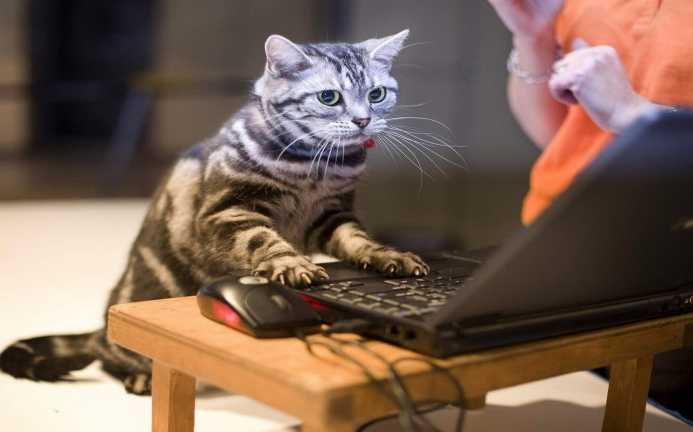
#> input picture cat.jpeg, 693 x 432 px
$ python clustering.py
#> lines starting #> are read from the running program, lines starting #| are printed output that depends on the picture
#> further down, image is the input picture: shape (432, 693, 3); mean B, G, R 83.4, 97.7, 120.9
import numpy as np
# from sklearn.cluster import SpectralClustering
import cv2
# [7 lines of commented-out code are left out]


def grid(image, grid_size=(10, 10)):
#> called with grid_size = (10, 10)
    h, w, _ = image.shape
#> h = 432; w = 693
    cell_h = h // grid_size[0]
#> cell_h = 43
    cell_w = w // grid_size[1]
#> cell_w = 69

    mosaic = np.zeros_like(image)

    for row in range(grid_size[0]):
        for col in range(grid_size[1]):
            y1, y2 = row * cell_h, (row + 1) * cell_h
            x1, x2 = col * cell_w, (col + 1) * cell_w

            cell = image[y1:y2, x1:x2]
            mean_color = cell.mean(axis=(0, 1)).astype(int)

            print(mean_color)

            # Fill the mosaic cell with the mean color
            mosaic[y1:y2, x1:x2] = mean_color
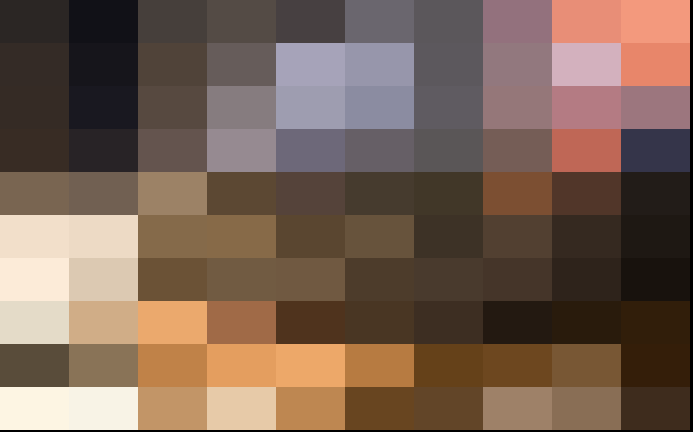
#> mosaic: shape (432, 693, 3); mean B, G, R 82.2, 96.4, 119.3

    cv2.imwrite('new_mosaic.jpg', mosaic)
    return mosaic

# [59 lines of commented-out code are left out]
image = cv2.imread("cat.jpeg")

mosaic = grid(image, (10, 10))

cv2.imshow("win", mosaic)
cv2.waitKey(0)

# cf = Cluster(mosaic)
# cf.to_hsv()
# cf.fit()
# cf.display()

# hsv_image = cv2.cvtColor(image, cv2.COLOR_BGR2HSV)
#
# centroids = np.array([
#     cf.hsv_values[cf.labels == k].mean(axis=0)
#     for k in np.unique(cf.labels)
# ])
#
# all_pixels = hsv_image.reshape(-1, 3)
#
# labels = pairwise_distances_argmin(all_pixels, centroids)
#
# id_colors = np.array([
#     (255, 0, 0),
#     (255, 0, 255),
#     (0, 0, 255),
#     (0, 255, 255),
#     (0, 255, 0)
# ])
#
# # Create segmented image
# new_image = id_colors[labels].reshape(hsv_image.shape).astype(np.uint8)
#
# new_image = cv2.cvtColor(new_image, cv2.COLOR_RGB2BGR)
#
# cv2.imwrite("ne_image.jpeg", new_image)
#
# cv2.imshow("image", new_image)
# cv2.waitKey(0)
# cv2.destroyAllWindows()
